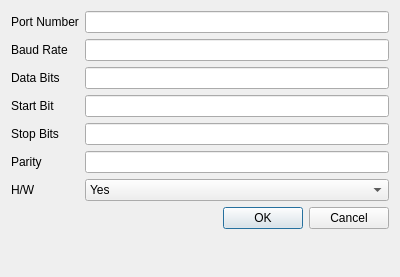
<?xml version="1.0" encoding="UTF-8"?>
<ui version="4.0">
 <class>Dialog</class>
 <widget class="QDialog" name="Dialog">
  <property name="geometry">
   <rect>
    <x>0</x>
    <y>0</y>
    <width>400</width>
    <height>277</height>
   </rect>
  </property>
  <property name="windowTitle">
   <string>Dialog</string>
  </property>
  <layout class="QFormLayout" name="formLayout">
   <item row="2" column="0">
    <widget class="QLabel" name="label_2">
     <property name="text">
      <string>Baud Rate</string>
     </property>
    </widget>
   </item>
   <item row="4" column="0">
    <widget class="QLabel" name="label_4">
     <property name="text">
      <string>Data Bits</string>
     </property>
    </widget>
   </item>
   <item row="6" column="0">
    <widget class="QLabel" name="label_6">
     <property name="text">
      <string>Start Bit</string>
     </property>
    </widget>
   </item>
   <item row="8" column="0">
    <widget class="QLabel" name="label_5">
     <property name="text">
      <string>Stop Bits</string>
     </property>
    </widget>
   </item>
   <item row="10" column="0">
    <widget class="QLabel" name="label_3">
     <property name="text">
      <string>Parity</string>
     </property>
    </widget>
   </item>
   <item row="12" column="0">
    <widget class="QLabel" name="label_7">
     <property name="text">
      <string>H/W</string>
     </property>
    </widget>
   </item>
   <item row="14" column="0" colspan="2">
    <widget class="QDialogButtonBox" name="buttonBox">
     <property name="orientation">
      <enum>Qt::Horizontal</enum>
     </property>
     <property name="standardButtons">
      <set>QDialogButtonBox::Cancel|QDialogButtonBox::Ok</set>
     </property>
    </widget>
   </item>
   <item row="1" column="0">
    <widget class="QLabel" name="label">
     <property name="text">
      <string>Port Number</string>
     </property>
    </widget>
   </item>
   <item row="1" column="1">
    <widget class="QLineEdit" name="lineEdit"/>
   </item>
   <item row="2" column="1">
    <widget class="QLineEdit" name="lineEdit_2"/>
   </item>
   <item row="4" column="1">
    <widget class="QLineEdit" name="lineEdit_3"/>
   </item>
   <item row="6" column="1">
    <widget class="QLineEdit" name="lineEdit_4"/>
   </item>
   <item row="8" column="1">
    <widget class="QLineEdit" name="lineEdit_5"/>
   </item>
   <item row="10" column="1">
    <widget class="QLineEdit" name="lineEdit_6"/>
   </item>
   <item row="12" column="1">
    <widget class="QComboBox" name="comboBox">
     <item>
      <property name="text">
       <string>Yes</string>
      </property>
     </item>
     <item>
      <property name="text">
       <string>No</string>
      </property>
     </item>
    </widget>
   </item>
  </layout>
 </widget>
 <resources/>
 <connections>
  <connection>
   <sender>buttonBox</sender>
   <signal>accepted()</signal>
   <receiver>Dialog</receiver>
   <slot>accept()</slot>
   <hints>
    <hint type="sourcelabel">
     <x>248</x>
     <y>254</y>
    </hint>
    <hint type="destinationlabel">
     <x>157</x>
     <y>274</y>
    </hint>
   </hints>
  </connection>
  <connection>
   <sender>buttonBox</sender>
   <signal>rejected()</signal>
   <receiver>Dialog</receiver>
   <slot>reject()</slot>
   <hints>
    <hint type="sourcelabel">
     <x>316</x>
     <y>260</y>
    </hint>
    <hint type="destinationlabel">
     <x>286</x>
     <y>274</y>
    </hint>
   </hints>
  </connection>
 </connections>
</ui>
